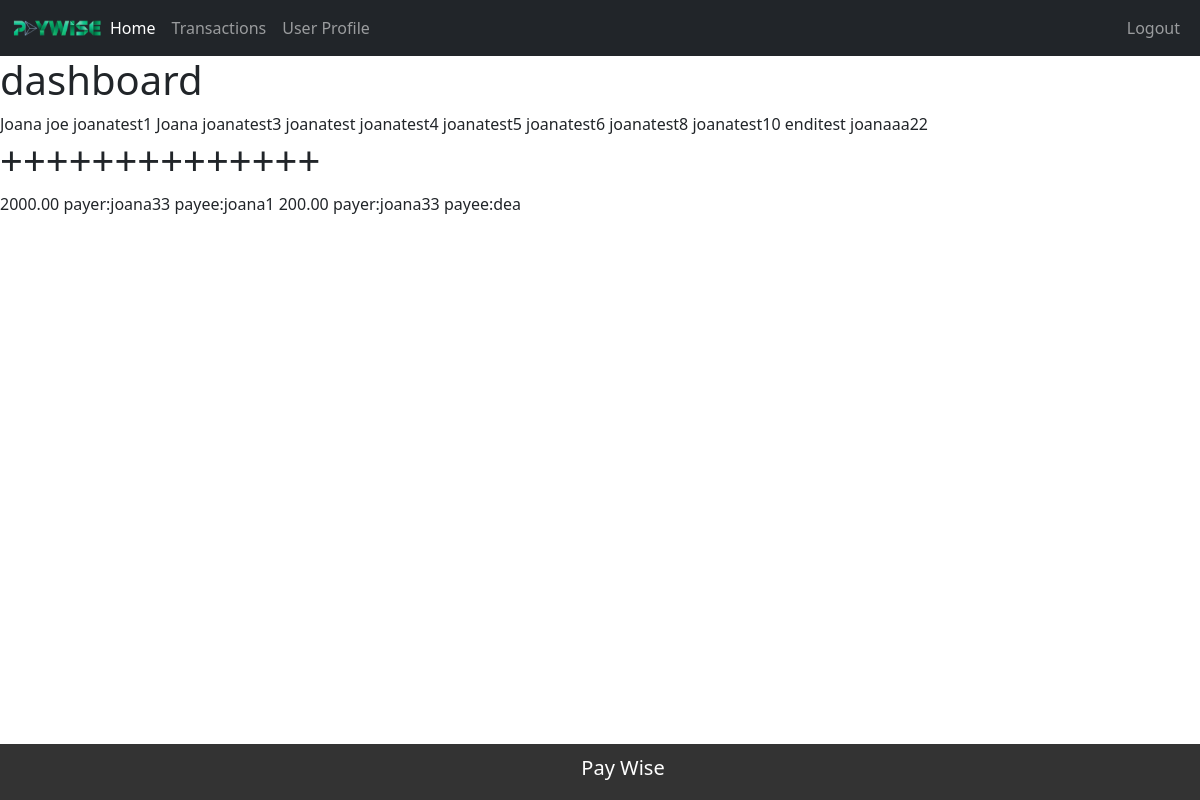
The page /dashboard/ (signed in) on the database its author committed.
### accounts/models.py (models this page shows)
class Transaction(models.Model):
    amount=models.DecimalField(max_digits=10, decimal_places=2)
    date= models.DateField(auto_now_add=True)
    description=models.TextField()
    category=models.CharField(
        max_length=20,
        choices=[
            ('income', 'Income'),
            ('expenses', 'Expenses'),
            ('investments', 'Investments'),
            ('transfers', 'Transfers'),
        ]
    )
    status= models.CharField(
        max_length=20, default='Pending',
        choices=[
            ('Pending', 'Pending'),
            ('Completed', 'Completed'),
            ('Failed', 'Failed'),
        ]
    )
    user= models.ForeignKey(User, on_delete=models.SET_NULL, null=True, related_name='transaction_payer')
    payee= models.ForeignKey(User, on_delete=models.SET_NULL, null=True, related_name='transaction_receiver')
    payment_method = models.CharField(max_length=50)
    reference_number=models.CharField(max_length=50)
    attachments = models.FileField(upload_to='transaction_attachments/')
    created_at = models.DateTimeField(auto_now_add=True, null=True)
    updated_at = models.DateTimeField(auto_now=True, null=True)

class User(models.Model):
    username = models.CharField(max_length=225, null=True)
    email = models.CharField(max_length=225, null=True)
    password=models.CharField(max_length=225, null=True)
    admin=models.IntegerField(default=0)
    profilepic= models.ImageField(upload_to='images/', default=default_profile_pic)
    created_at = models.DateTimeField(auto_now_add=True)
    updated_at = models.DateTimeField(auto_now=True)
    def __str__(self) :
        return self.username

### accounts/views.py (the view)
# urls.py: path('dashboard/', views.dashboard, name='dashboard'),
@login_required(login_url='login_view')
def dashboard(request):
    users = User.objects.all()
    transaction= Transaction.objects.all()
    context={'users': users,
             'transaction':transaction
             }
    return render(request, 'accounts/dashboard.html', context )

### accounts/templates/accounts/dashboard.html
{% extends 'accounts/main.html' %}
{% block content %}
<h1>dashboard</h1>
{% for u in users%}
{{u.first_name}}
{% endfor%}
<h1>++++++++++++++</h1>
{% for t in transaction%}
{{t.amount}}
payer:{{t.user}}
payee:{{t.payee}}
{% endfor%}
{%  endblock %}

### accounts/templates/accounts/main.html (shortened to what this page needs)
<!DOCTYPE html>
<html lang="en">
<head>
    <link href="https://cdn.jsdelivr.net/npm/bootstrap@5.3.2/dist/css/bootstrap.min.css" rel="stylesheet"
>
        {% load static %}
</head>
<body>
    {% include 'accounts/navbar.html' %}
    {% block content %}{% endblock%}
        <footer>
            <div class="loader">
                <div class="cell d-0"></div>
                <div class="cell d-1"></div>
                <div class="cell d-2"></div>
                <div class="cell d-1"></div>
                <div class="cell d-2"></div>
                <div class="cell d-2"></div>
                <div class="cell d-3"></div>
                <div class="cell d-3"></div>
                <div class="cell d-4"></div>
              </div>
            <h5  style="margin-left: 10px;">Pay Wise</h5>
            </footer>
</body>
</html>

### accounts/templates/accounts/navbar.html (shortened to what this page needs)
<nav class="navbar navbar-expand-lg navbar-dark bg-dark">
    <div class="container-fluid">
        {% load static %}
        <img style="width: 90px; height: 30px;" src="{% static 'images/logo.png' %}">
        <div class="collapse navbar-collapse" id="navbarNav">
            <ul class="navbar-nav">
                <li class="nav-item">
                    <a class="nav-link active" aria-current="page" href="{% url 'dashboard' %}">Home</a>
                </li>
                <li class="nav-item">
                    <a class="nav-link" href="{% url 'usertransactions' pk=user.id %}">Transactions</a>
                </li>
                <li class="nav-item">
                    <a class="nav-link" href="{% url 'user_profile' pk=user.id %}">User Profile</a>
                </li>
            </ul>
        </div>
        <ul class="navbar-nav">
            <li class="nav-item">
                <a class="nav-link" href="{% url 'logout_view' %}">Logout</a>
            </li>
        </ul>
    </div>
</nav>

### accounts/templates/accounts/main.html (style rules this page uses)
footer { position: fixed; bottom: 0; left: 0; width: 100%; background-color: #333; color: #fff; text-align: center; padding: 10px 0; display: flex; justify-content: center; align-items: center; }
.loader { --cell-size: 10px; --cell-spacing: 1px; --cells: 3; --total-size: calc(var(--cells) * (var(--cell-size) + 2 * var(--cell-spacing))); display: flex; flex-wrap: wrap; width: var(--total-size); height: var(--total-size); }
.cell { flex: 0 0 var(--cell-size); margin: var(--cell-spacing); background-color: transparent; box-sizing: border-box; border-radius: 4px; animation: 1.5s ripple ease infinite; }
.cell.d-1 { animation-delay: 100ms; }
.cell.d-2 { animation-delay: 200ms; }
.cell.d-3 { animation-delay: 300ms; }
.cell.d-4 { animation-delay: 400ms; }
.cell:nth-child(1) { --cell-color: #00FF87; }
.cell:nth-child(2) { --cell-color: #0CFD95; }
.cell:nth-child(3) { --cell-color: #17FBA2; }
.cell:nth-child(4) { --cell-color: #23F9B2; }
.cell:nth-child(5) { --cell-color: #30F7C3; }
.cell:nth-child(6) { --cell-color: #3DF5D4; }
.cell:nth-child(7) { --cell-color: #45F4DE; }
.cell:nth-child(8) { --cell-color: #53F1F0; }
.cell:nth-child(9) { --cell-color: #60EFFF; }

### rows shown on the page
Transaction: amount "2000.00", user "joana33", payee "joana1"
Transaction: amount "200.00", user "joana33", payee "dea"

### other values the page prints
{{ u.first_name }} "Joana"
{{ u.first_name }} "joe"
{{ u.first_name }} "joanatest1"
{{ u.first_name }} "joanatest3"
{{ u.first_name }} "joanatest"
{{ u.first_name }} "joanatest4"
{{ u.first_name }} "joanatest5"
{{ u.first_name }} "joanatest6"
{{ u.first_name }} "joanatest8"
{{ u.first_name }} "joanatest10"
{{ u.first_name }} "enditest"
{{ u.first_name }} "joanaaa22"
